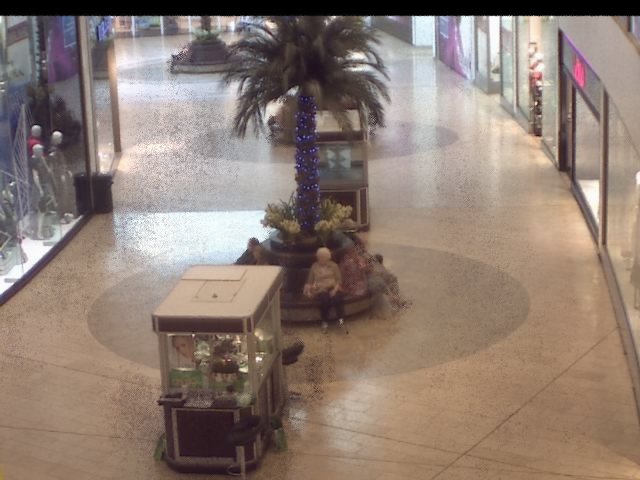
#> input picture calibration/mall_background.png, 640 x 480 px
$ python mall_calibrate.py
#> lines starting #> are read from the running program, lines starting #| are printed output that depends on the picture
import cv2
import numpy as np
import matplotlib.pyplot as plt


def main():

    meter_per_pixel = 0.4 / 30

    # pts_image = np.float32([[86, 315], [125, 247], [502, 236], [529, 299]])

    pts_image = np.float32([[87, 314], [125, 247], [502, 236], [529, 299]])
    pts_world = np.float32([[0, 443.29/2], [0, 0], [443.29, 0], [443.29, 443.29/2]]) * meter_per_pixel
    pts_world_10x = pts_world * 10

    matrix_cam2world = cv2.getPerspectiveTransform(pts_image, pts_world)
    matrix_cam2world10x = cv2.getPerspectiveTransform(pts_image, pts_world_10x)

    # save transformation matrix
    np.savetxt('mall_matrix_cam2world.txt', matrix_cam2world)
    print('Matrix Saved.')

    # background in bev
    img = cv2.imread('mall_background.png')
#> img is the input picture: shape (480, 640, 3); mean B, G, R 115.7, 125.7, 142.6
    dst = cv2.warpPerspective(img, matrix_cam2world10x, (100, 100))
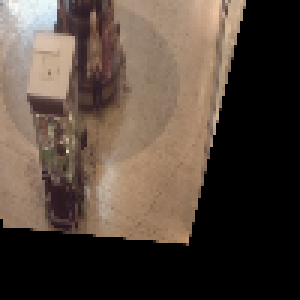
#> dst: shape (100, 100, 3) (shown 3 times larger); mean B, G, R 59.7, 69.7, 83.4
    plt.subplot(121), plt.imshow(img), plt.title('Input')
    plt.subplot(122), plt.imshow(dst), plt.title('Output')
    plt.show()
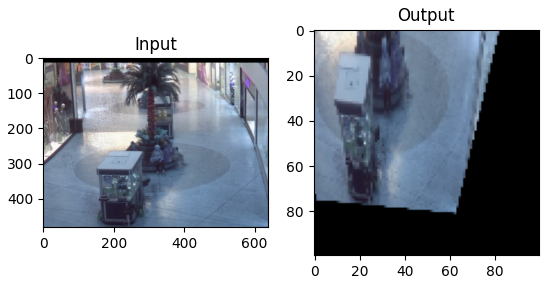
#> figure drawn by matplotlib, 2 panels; B, G, R data is drawn as R, G, B
    cv2.imwrite('mall_background_calibrated.png', dst)
    print('Converted background saved.')


if __name__ == '__main__':
    main()
